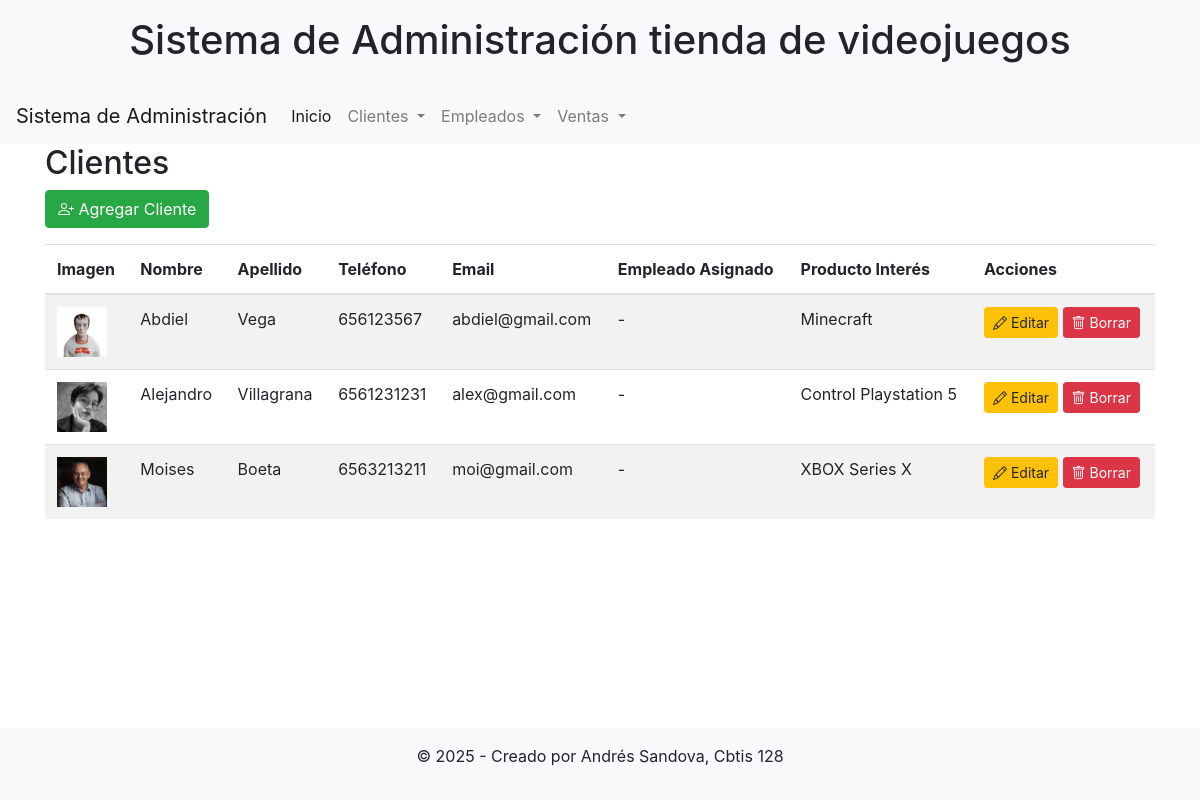
Screenshot of /ver_clientes/ with the database file from the repository.
### app_Videojuegos/models.py (models this page shows, shortened)
class Cliente(models.Model):
    imagen = models.ImageField(upload_to='clientes/', blank=True, null=True)
    nombre = models.CharField(max_length=100)
    apellido = models.CharField(max_length=100)
    telefono = models.CharField(max_length=50, blank=True, null=True)
    email = models.EmailField(blank=True, null=True)
    direccion = models.CharField(max_length=250, blank=True, null=True)
    fecha_registro = models.DateField(auto_now_add=True)
    empleado_asignado = models.ForeignKey(Empleado, on_delete=models.SET_NULL, blank=True, null=True, related_name='clientes_asignados')
    producto_interes = models.CharField(max_length=200, blank=True, null=True)

### app_Videojuegos/views.py (the view)
# urls.py: path('ver_clientes/', views.ver_clientes, name='ver_clientes'),
def ver_clientes(request):
    clientes = Cliente.objects.all()
    return render(request, 'cliente/ver_clientes.html', {'clientes': clientes})

### app_Videojuegos/templates/cliente/ver_clientes.html
{% extends 'cliente/base.html' %}
{% block content %}
<h2>Clientes</h2>
<a href="{% url 'agregar_cliente' %}" class="btn btn-success mb-3"><i class="bi bi-person-plus"></i> Agregar Cliente</a>
<table class="table table-striped">
    <thead>
        <tr>
            <th>Imagen</th>
            <th>Nombre</th>
            <th>Apellido</th>
            <th>Teléfono</th>
            <th>Email</th>
            <th>Empleado Asignado</th>
            <th>Producto Interés</th>
            <th>Acciones</th>
        </tr>
    </thead>
    <tbody>
        {% for cliente in clientes %}
        <tr>
            <td>{% if cliente.imagen %}<img src="{{ cliente.imagen.url }}" alt="Imagen de {{ cliente.nombre }}" width="50" height="50">{% else %}-{% endif %}</td>
            <td>{{ cliente.nombre }}</td>
            <td>{{ cliente.apellido }}</td>
            <td>{{ cliente.telefono }}</td>
            <td>{{ cliente.email }}</td>
            <td>{% if cliente.empleado_asignado %}{{ cliente.empleado_asignado.nombre }} {{ cliente.empleado_asignado.apellido }}{% else %}-{% endif %}</td>
            <td>{{ cliente.producto_interes }}</td>
            <td>
                <a href="{% url 'actualizar_cliente' cliente.id %}" class="btn btn-warning btn-sm"><i class="bi bi-pencil"></i> Editar</a>
                <a href="{% url 'borrar_cliente' cliente.id %}" class="btn btn-danger btn-sm"><i class="bi bi-trash"></i> Borrar</a>
            </td>
        </tr>
        {% empty %}
        <tr><td colspan="8">No hay clientes registrados.</td></tr>
        {% endfor %}
    </tbody>
</table>
{% endblock %}

### app_Videojuegos/templates/cliente/base.html (shortened to what this page needs)
<!DOCTYPE html>
<html lang="es">
<head>
    <link href="https://stackpath.bootstrapcdn.com/bootstrap/4.5.2/css/bootstrap.min.css" rel="stylesheet">
    <link rel="stylesheet" href="https://cdn.jsdelivr.net/npm/bootstrap-icons@1.10.0/font/bootstrap-icons.css">
</head>
<body class="d-flex flex-column min-vh-100">
    {% include 'cliente/header.html' %}
    {% include 'cliente/navbar.html' %}
    <div class="container flex-grow-1">
        {% block content %}{% endblock %}
    </div>
    {% include 'cliente/footer.html' %}
</body>
</html>

### app_Videojuegos/templates/cliente/header.html
<header class="header bg-light text-center py-3">
    <h1>Sistema de Administración tienda de videojuegos</h1>
</header>

### app_Videojuegos/templates/cliente/navbar.html (shortened to what this page needs)
<nav class="navbar navbar-expand-lg navbar-light bg-light">
    <a class="navbar-brand" href="#">Sistema de Administración</a>
    <div class="collapse navbar-collapse" id="navbarNav">
      <ul class="navbar-nav">
        <li class="nav-item active">
          <a class="nav-link" href="{% url 'inicio' %}">Inicio</a>
        </li>
        <li class="nav-item dropdown">
          <a class="nav-link dropdown-toggle" href="#" id="navbarDropdown" role="button" data-toggle="dropdown" aria-haspopup="true" aria-expanded="false">
            Clientes
          </a>
        </li>
        <li class="nav-item">
        <li class="nav-item dropdown">
          <a class="nav-link dropdown-toggle" href="#" id="empleadosDropdown" role="button" data-toggle="dropdown" aria-haspopup="true" aria-expanded="false">
            Empleados
          </a>
        </li>
        <li class="nav-item dropdown">
          <a class="nav-link dropdown-toggle" href="#" id="ventasDropdown" role="button" data-toggle="dropdown" aria-haspopup="true" aria-expanded="false">
            Ventas
          </a>
        </li>
      </ul>
    </div>
  </nav>

### app_Videojuegos/templates/cliente/footer.html
<footer class="footer bg-light text-center py-3 mt-auto">
    <p>&copy; {% now "Y" %} - Creado por Andrés Sandova, Cbtis 128</p>
</footer>

### rows the page displays
Cliente: imagen (picture), nombre "Abdiel", apellido "Vega", telefono "656123567", email "abdiel@gmail.com", producto_interes "Minecraft"
Cliente: imagen (picture), nombre "Alejandro", apellido "Villagrana", telefono "6561231231", email "alex@gmail.com", producto_interes "Control Playstation 5"
Cliente: imagen (picture), nombre "Moises", apellido "Boeta", telefono "6563213211", email "moi@gmail.com", producto_interes "XBOX Series X"
